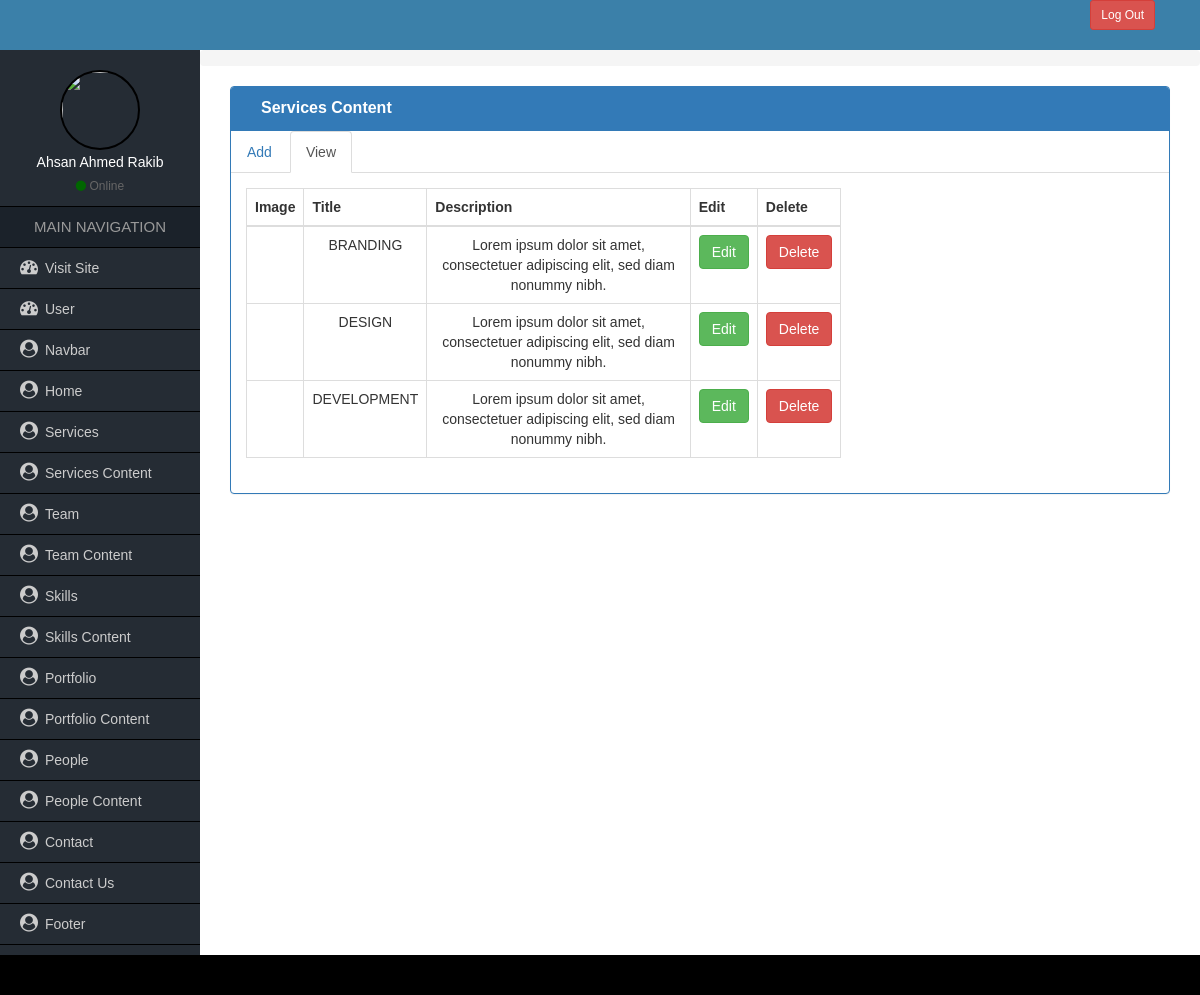
The app's page /admin/services_content/services_content.php (signed in) with its own data.
### tables this page shows
CREATE TABLE `user` (
  `id` int(10) NOT NULL,
  `name` varchar(100) NOT NULL,
  `image` text NOT NULL,
  `email` varchar(100) NOT NULL,
  `password` varchar(100) NOT NULL,
  `type` varchar(10) NOT NULL
);

CREATE TABLE `services_content` (
  `id` int(10) NOT NULL,
  `title` varchar(100) NOT NULL,
  `image` text NOT NULL,
  `description` varchar(200) NOT NULL
);

### admin/inc/global_config.php (called while the page is built, shortened)
<?php
    $base_url = 'http://localhost/cuda/admin/';
?>

### admin/services_content/services_content.php (the view, shortened to what this page needs)
<?php
    include '../inc/header.php';
    require "../database.php";
?>
<div class= col-md-12>
    <div class="panel panel-primary">
                <div class="panel-heading">
                            <div class="col-md-9 heading_title">Services Content</div>
                             <div class="clearfix"></div>
                        </div>
                  <ul class="nav nav-tabs" role="tablist">
                    <li role="presentation"><a href="#add" aria-controls="add" role="tab" data-toggle="tab">Add</a></li>
                    <li role="presentation" class="active"><a href="#view" aria-controls="view" role="tab" data-toggle="tab">View</a></li>
                  </ul>
                  <div class="tab-content">
                    <div role="tabpanel" class="tab-pane active" id="view">
                    <div class="panel-body">
                                <div class="row">
                                                <div class="text-center col-md-8 offset-8">
                                                    <div class="table-responsive">
                                                    <?php
                                                      $select = "SELECT * FROM services_content";
                                                      $query = mysqli_query($connect, $select);
                                                    ?>
                                                        <table class="table table-bordered">
                                                            <thead class="">
                                                            <tr>
                                                                <th>Image</th>
                                                                <th>Title</th>
                                                                <th>Description</th>
                                                                <th>Edit</th>
                                                                <?php if($_SESSION['type'] == 1) { ?>
                                                                <th>Delete</th>
                                                                <?php } ?>
                                                            </tr>
                                                            </thead>
                                                            <tbody>
                                                            <?php foreach($query as $value) { ?>
                                                                    <tr class="">
                                                                        <td><img src="../services_content/images/<?php echo $value['image']?>" alt=""></td>
                                                                        <td><?php echo $value['title']?></td>
                                                                        <td><?php echo $value['description']?></td>
                                                                        <td><a href="services_content_edit.php?id=<?php echo $value['id'] ?>"><button class="btn btn-success" type="submit">Edit</button></a></td>
                                                                        <?php if($_SESSION['type'] == 1) { ?>
                                                                        <td><a href="services_content_delete.php?id=<?php echo $value['id'] ?>"><button class="btn btn-danger" type="submit">Delete</button></a></td>
                                                                        <?php } ?>
                                                                    </tr>
                                                            <?php } ?>
                                                            </tbody>
                                                        </table>
                                                    </div>
                                                </div>
                                </div>
                    </div>
                    </div>
                  </div>
    </div>
</div>
<?php
  include '../inc/footer.php';
?>

### admin/inc/header.php (shortened to what this page needs)
<?php
    include 'global_config.php';
    require "../database.php";
    $name = "SELECT * FROM user";
    $query = mysqli_query($connect, $name);
    $after = mysqli_fetch_assoc($query);
?>
<!DOCTYPE html>
<html lang="en">
  <head>
    <link type="text/css" rel="stylesheet" href="<?php echo $base_url; ?>css/font-awesome.min.css"/>
    <link type="text/css" href="<?php echo $base_url; ?>css/bootstrap.min.css" rel="stylesheet">
    <link type="text/css" rel="stylesheet" href="<?php echo $base_url; ?>css/style.css"/>
  </head>
  <body>
  	<div class="container-fluid header_full">
    	<div class="container header">
                            <div class="col-md-3 text-right">
                                <a href="<?php echo $base_url; ?>logout.php" class="btn btn-sm btn btn-danger">Log Out</a>
                            </div>
        	<div class="row">
            </div>
        </div>
    </div>
    <div class="container-fluid content_full">
        <div class="row">
            <div class="col-md-2 sidebar pd0">
            	<div class="side_user">
                	<img class="img-responsive" src="<?php echo $base_url; ?>user/images/<?php echo $_SESSION['image']?>"/>
                    <h4><?php echo $after['name']?></h4>
                    <span><i class="fa fa-circle"></i> Online</span>
                </div>
                <h2>MAIN NAVIGATION</h2>
                <ul>
                	<li><a target="_blank" href="<?php echo $base_url; ?>../index.php"><i class="fa fa-dashboard"></i>Visit Site</a></li>
                	<?php if($_SESSION['type'] == 1) { ?><li><a href="<?php echo $base_url; ?>user/user.php"><i class="fa fa-dashboard"></i>User</a></li><?php } ?>
                    <li><a href="<?php echo $base_url; ?>navbar/navbar.php"><i class="fa fa-user-circle"></i>Navbar</a></li>
                    <li><a href="<?php echo $base_url; ?>home/home.php"><i class="fa fa-user-circle"></i>Home</a></li>
                    <li><a href="<?php echo $base_url; ?>services/services.php"><i class="fa fa-user-circle"></i>Services</a></li>
                    <li><a href="<?php echo $base_url; ?>services_content/services_content.php"><i class="fa fa-user-circle"></i>Services Content</a></li>
                    <li><a href="<?php echo $base_url; ?>team/team.php"><i class="fa fa-user-circle"></i>Team</a></li>
                    <li><a href="<?php echo $base_url; ?>team_content/team_content.php"><i class="fa fa-user-circle"></i>Team Content</a></li>
                    <li><a href="<?php echo $base_url; ?>skills/skills.php"><i class="fa fa-user-circle"></i>Skills</a></li>
                    <li><a href="<?php echo $base_url; ?>skills_content/skills_content.php"><i class="fa fa-user-circle"></i>Skills Content</a></li>
                    <li><a href="<?php echo $base_url; ?>portfolio/portfolio.php"><i class="fa fa-user-circle"></i>Portfolio</a></li>
                    <li><a href="<?php echo $base_url; ?>portfolio_content/portfolio_content.php"><i class="fa fa-user-circle"></i>Portfolio Content</a></li>
                    <li><a href="<?php echo $base_url; ?>people/people.php"><i class="fa fa-user-circle"></i>People</a></li>
                    <li><a href="<?php echo $base_url; ?>people_content/people_content.php"><i class="fa fa-user-circle"></i>People Content</a></li>
                    <li><a href="<?php echo $base_url; ?>contact/contact.php"><i class="fa fa-user-circle"></i>Contact</a></li>
                    <li><a href="<?php echo $base_url; ?>contact_us/contact_us.php"><i class="fa fa-user-circle"></i>Contact Us</a></li>
                    <li><a href="<?php echo $base_url; ?>footer/footer.php"><i class="fa fa-user-circle"></i>Footer</a></li>
                </ul>
            </div>
            <div class="col-md-10 admin-part pd0">
            	<ol class="breadcrumb">
                </ol>
                <div class="col-md-12">

### admin/css/style.css (style rules this page uses)
* { margin:0px; padding:0px; outline:0px; }
img { border:0px; }
ul, ol { list-style-type:none; }
a { text-decoration:none; }
.pd0 { padding-left:0px; padding-right:0px; padding-top:0px; padding-bottom:0px; }
body { font-family:Verdana, Geneva, sans-serif; }
.header_full { background:#3b80a9; }
.header { height:50px; }
.sidebar { background-color:#252c34; min-height:600px; }
.side_user { text-align:center; color:#fff; padding:20px 0px 10px; border-bottom:1px solid #000; }
.side_user img { width:80px; height:80px; border:2px solid #000; border-radius:50%; display:inline-block; }
.side_user h4 { font-size:14px; margin:5px 0px; }
.side_user span { color:#666; font-size:12px; }
.side_user span i { color:#060; }
.sidebar h2 { font-size:15px; text-align:center; margin:0px; line-height:40px; background-color:#1b222a; color:#999; border-bottom:1px solid #000; }
.sidebar ul li a { font-size:14px; color:#CCC; line-height:40px; padding-left:20px; display:block; border-bottom:1px solid #000; }
.sidebar ul li a i { font-size:18px; padding-right:7px; }
.heading_title { font-size:16px; font-weight:bold; }

### records on screen
user: name "Ahsan Ahmed Rakib"
services_content: title "BRANDING", description "Lorem ipsum dolor sit amet, consectetuer adipiscing elit, sed diam nonummy nibh."
services_content: title "DESIGN", description "Lorem ipsum dolor sit amet, consectetuer adipiscing elit, sed diam nonummy nibh."
services_content: title "DEVELOPMENT", description "Lorem ipsum dolor sit amet, consectetuer adipiscing elit, sed diam nonummy nibh."
